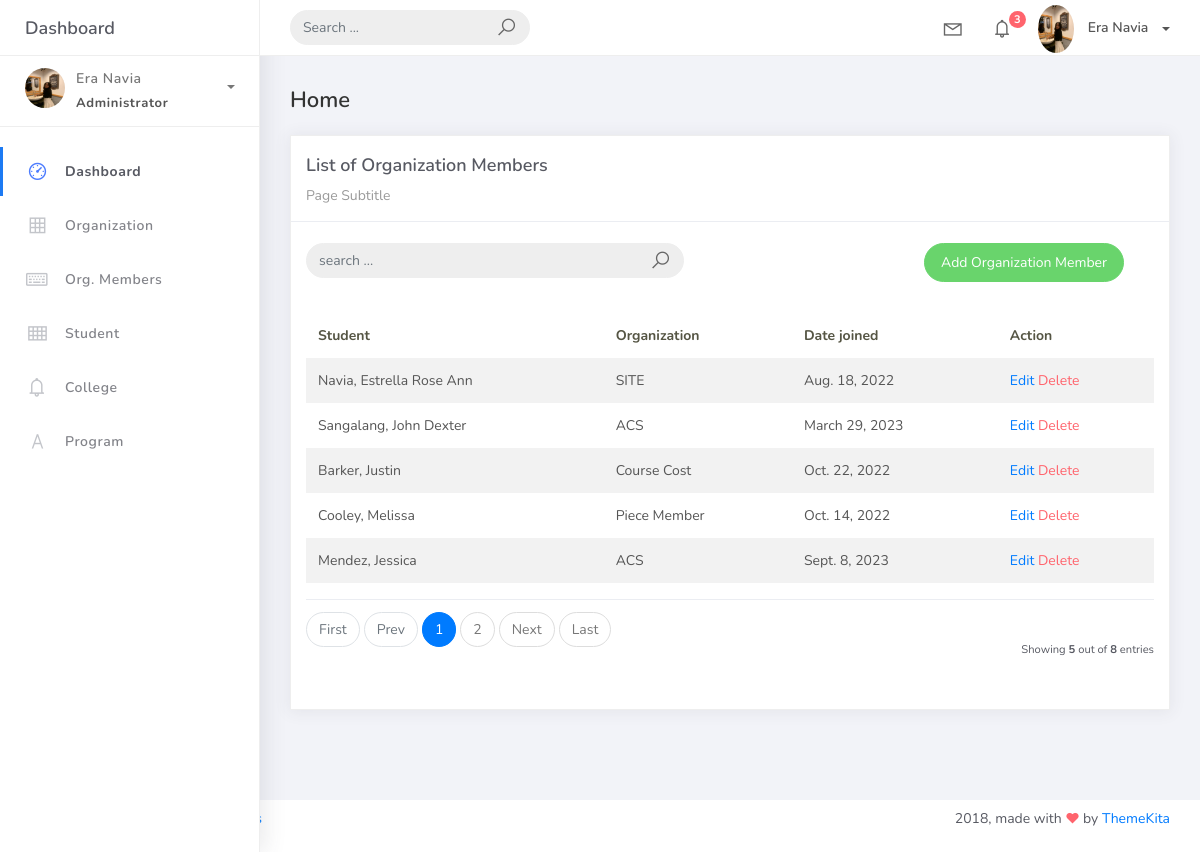
/organization_mem_list, run on the app's committed database.
### studentorg/models.py (models this page shows)
class BaseModel (models.Model):
    created_at = models.DateTimeField(auto_now_add=True, db_index=True)
    updated_at = models.DateTimeField (auto_now=True)
    class Meta:
        abstract = True

class OrgMember (BaseModel):
    student = models.ForeignKey (Student, on_delete=models.CASCADE)
    organization = models.ForeignKey (Organization, on_delete=models.CASCADE)
    date_joined = models.DateField()

class Student(BaseModel):
    student_id = models.CharField (max_length=15)
    lastname = models.CharField (max_length=25)
    firstname = models.CharField (max_length=25)
    middlename = models.CharField (max_length=25, blank=True, null=True)
    program = models.ForeignKey(Program, on_delete=models.CASCADE)
    def __str__(self):
        return f" {self.lastname}, {self.firstname}"

class Organization(BaseModel):
    name = models.CharField(max_length=250)
    college = models.ForeignKey (
        College, null=True, blank=True, on_delete=models.CASCADE)
    description = models.CharField(max_length=500)
    def __str__(self):
        return self.name

### studentorg/views.py (the view, shortened to what this page needs)
# urls.py: path('organization_mem_list', OrganizationMemberList.as_view(), name='organization-mem-list'),
class OrganizationMemberList(ListView):
    model = OrgMember
    context_object_name = 'home'
    template_name = 'org_mem_list.html'
    paginate_by = 5
    def get_queryset(self, *args, **kwargs):
        qs = super(OrganizationMemberList, self).get_queryset(*args, **kwargs)
        return qs

### templates/org_mem_list.html
{% extends 'base.html' %}
{% load static %}
{% block content %}
<div class="content">
    <div class="container-fluid">
        <h4 class="page-title">Home</h4>
        <div class="row">
            <div class="col-md-12">
                <div class="card">
                    <div class="card-header">
                        <div class="card-title">List of Organization Members</div>
                        <div class="card-category">Page Subtitle</div>
                    </div>
                    <br />
                    <div class="col-md-12 row">
                        <div class="col-md-6">
                            <form class="navbar-left navbar-form nav-search mr-md-3" action="{% url 'organization-mem-list' %}">
                                <div class="input-group">
                                    <input type="text" placeholder="search ..." class="form-control" name="q"/>
                                    <div class="input-group-append">
                                        <span class="input-group-text">
                                            <i class="la la-search search-icon"></i>
                                        </span>
                                    </div>
                                </div>
                            </form>
                        </div>
                        <div class="col-md-6">
                            <div class="pull-right">
                                <a href="{% url 'organization-mem-add' %}" class="btn btn-success btn-rounded">Add Organization Member</a>
                            </div>
                        </div>
                    </div>
                    <div class="card-body">
                        <table class="table table-striped mt-3">
                            <thead>
                                <tr>
                                    <th scope="col">Student</th>
                                    <th scope="col">Organization</th>
                                    <th scope="col">Date joined</th>
                                    <th scope="col">Action</th>
                                </tr>
                            </thead>
                            <tbody>
                                {% for object in object_list %}
                                <tr>
                                    <td>{{ object.student }}</td>
                                    <td>{{ object.organization}}</td>
                                    <td>{{ object.date_joined}}</td>
                                    <td>
                                        <a href="organization_mem_list/{{ object.id}}">Edit</a>
                                        <a href="organization_mem_list/{{ object.id }}/delete" class="text-danger">Delete</a>
                                    </td>
                                </tr>
                                {% empty %}
                                <tr>
                                    <td colspan="4" style="text-align: center">
                                    <p class="text-sm font-weight-bold mb-0">No Records Found</p>
                                    </td>
                                </tr>
                                {% endfor %}
                            </tbody>
                        </table>
                        {% include 'includes/pagination.html' %}
                    </div>
                </div>
            </div>
        </div>
    </div>
</div>
{% endblock %}

### templates/base.html (shortened to what this page needs)
{% load static %}
<!DOCTYPE html>
<html>
<head>
	<link rel="stylesheet" href="{% static 'css/bootstrap.min.css' %}">
	<link rel="stylesheet" href="{% static 'css/ready.css' %}">
	<link rel="stylesheet" href="{% static 'css/demo.css' %}">
</head>
<body>
	<div class="wrapper">
		<div class="main-header">
			<div class="logo-header">
				<a href="dashboard.html" class="logo">
					Dashboard
				</a>
			</div>
			<nav class="navbar navbar-header navbar-expand-lg">
				<div class="container-fluid">
					<form class="navbar-left navbar-form nav-search mr-md-3" action="">
						<div class="input-group">
							<input type="text" placeholder="Search ..." class="form-control">
							<div class="input-group-append">
								<span class="input-group-text">
									<i class="la la-search search-icon"></i>
								</span>
							</div>
						</div>
					</form>
					<ul class="navbar-nav topbar-nav ml-md-auto align-items-center">
						<li class="nav-item dropdown hidden-caret">
							<a class="nav-link dropdown-toggle" href="#" id="navbarDropdown" role="button" data-toggle="dropdown" aria-haspopup="true" aria-expanded="false">
								<i class="la la-envelope"></i>
							</a>
						</li>
						<li class="nav-item dropdown hidden-caret">
							<a class="nav-link dropdown-toggle" href="#" id="navbarDropdown" role="button" data-toggle="dropdown" aria-haspopup="true" aria-expanded="false">
								<i class="la la-bell"></i>
								<span class="notification">3</span>
							</a>
						</li>
						<li class="nav-item dropdown">
							<a class="dropdown-toggle profile-pic" data-toggle="dropdown" href="#" aria-expanded="false">
								<img src="{% static 'img/profile.jpg' %}" alt="user-img" width="36" class="img-circle">
								<span >Era Navia</span></span>
							</a>
							</li>
						</ul>
					</div>
				</nav>
			</div>
			<div class="sidebar">
				<div class="scrollbar-inner sidebar-wrapper">
					<div class="user">
						<div class="photo">
							<img src="{% static 'img/profile.jpg' %}">
						</div>
						<div class="info">
							<a class="" data-toggle="collapse" href="#collapseExample" aria-expanded="true">
								<span>
									Era Navia
									<span class="user-level">Administrator</span>
									<span class="caret"></span>
								</span>
							</a>
						</div>
					</div>
					<ul class="nav">
						<li class="nav-item active">
							<a href="{% url 'index' %}">
								<i class="la la-dashboard"></i>
								<p>Dashboard</p>
							</a>
						</li>
						<li class="nav-item">
							<a href="{% url 'organization-list' %}">
								<i class="la la-table"></i>
								<p>Organization</p>
							</a>
						</li>
						<li class="nav-item">
							<a href="{% url 'organization-mem-list' %}">
								<i class="la la-keyboard-o"></i>
								<p>Org. Members</p>
							</a>
						</li>
						<li class="nav-item">
							<a href="{% url 'student-list' %}">
								<i class="la la-th"></i>
								<p>Student</p>
							</a>
						</li>
						<li class="nav-item">
							<a href="{% url 'college-list' %}">
								<i class="la la-bell"></i>
								<p>College</p>
							</a>
						</li>
						<li class="nav-item">
							<a href="{% url 'program-list' %}">
								<i class="la la-font"></i>
								<p>Program</p>
							</a>
						</li>
					</ul>
				</div>
			</div>
			<div class="main-panel">
			    {% block content %}
			    {% endblock %}
			</div>
				<footer class="footer">
					<div class="container-fluid">
						<nav class="pull-left">
							<ul class="nav">
								<li class="nav-item">
									<a class="nav-link" href="http://www.themekita.com">
									</a>
								</li>
								<li class="nav-item">
									<a class="nav-link" href="#">
									</a>
								</li>
								<li class="nav-item">
									<a class="nav-link" href="https://themewagon.com/license/#free-item">
									</a>
								</li>
							</ul>
						</nav>
						<div class="copyright ml-auto">
							2018, made with <i class="la la-heart heart text-danger"></i> by <a href="http://www.themekita.com">ThemeKita</a>
						</div>
					</div>
				</footer>
			</div>
</body>
</html>

### templates/includes/pagination.html (shortened to what this page needs)
{% if is_paginated %}
<div class="card-footer px-0 border-0 d-flex flex-column flex-lg-row align-items-center justify-content-between mt-3">
    <nav aria-label="Topics pagination" class="mb-4">
        <ul class="pagination">
            {% if page_obj.number > 1 %}
            <li class="page-item">
                <a class="page-link" href="?page=1">First</a>
            </li>
            {% else %}
            <li class="page-item disabled">
                <span class="page-link">First</span>
            </li>
            {% endif %} {% if page_obj.has_previous %}
            <li class="page-item">
                <a class="page-link" href="?page={{ page_obj.previous_page_number }}">Prev</a>
            </li>
            {% else %}
            <li class="page-item disabled">
                <span class="page-link">Prev</span>
            </li>
            {% endif %} {% for page_num in paginator.page_range %} {% if page_obj.number == page_num %}
            <li class="page-item active">
                <span class="page-link">
                    {{ page_num }}
                </span>
            </li>
            {% elif page_num > page_obj.number|add:'-3' and page_num < page_obj.number|add:'3' %}
            <li class="page-item">
                <a class="page-link" href="?page={{ page_num }}">{{ page_num }}</a>
            </li>
            {% endif %}
            {% endfor %}
            {% if page_obj.has_next %}
            <li class="page-item">
                <a class="page-link" href="?page={{ page_obj.next_page_number }}">Next</a>
            </li>
            {% else %}
            <li class="page-item disabled">
                <span class="page-link">Next</span>
            </li>
            {% endif %}
            {% if page_obj.number != paginator.num_pages %}
            <li class="page-item">
                <a class="page-link" href="?page={{ paginator.num_pages }}">Last</a>
            </li>
            {% else %}
            <li class="page-item disabled">
                <span class="page-link">Last</span>
            </li>
            {% endif %}
        </ul>
    </nav>
    <div class="fw-normal small mt-4 mt-lg-0">Showing <b>{{ object_list.count }}</b> out of <b>{{ paginator.count }}</b> entries</div>
</div>
{% endif %}

### data on the page
OrgMember: student "Navia, Estrella Rose Ann", organization "SITE", date_joined "Aug. 18, 2022"
OrgMember: student "Sangalang, John Dexter", organization "ACS", date_joined "March 29, 2023"
OrgMember: student "Barker, Justin", organization "Course Cost", date_joined "Oct. 22, 2022"
OrgMember: student "Cooley, Melissa", organization "Piece Member", date_joined "Oct. 14, 2022"
OrgMember: student "Mendez, Jessica", organization "ACS", date_joined "Sept. 8, 2023"

### other printed values
{{ page_num }} "1"
{{ page_num }} "2"
{{ object_list.count }} "5"
{{ paginator.count }} "8"
